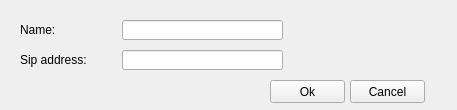
<?xml version="1.0" encoding="UTF-8"?>
<ui version="4.0">
 <class>addUserForm</class>
 <widget class="QWidget" name="addUserForm">
  <property name="geometry">
   <rect>
    <x>0</x>
    <y>0</y>
    <width>457</width>
    <height>110</height>
   </rect>
  </property>
  <property name="windowTitle">
   <string>Add user</string>
  </property>
  <widget class="QPushButton" name="okButton">
   <property name="geometry">
    <rect>
     <x>270</x>
     <y>80</y>
     <width>75</width>
     <height>23</height>
    </rect>
   </property>
   <property name="text">
    <string>Ok</string>
   </property>
  </widget>
  <widget class="QPushButton" name="cancelButton">
   <property name="geometry">
    <rect>
     <x>350</x>
     <y>80</y>
     <width>75</width>
     <height>23</height>
    </rect>
   </property>
   <property name="text">
    <string>Cancel</string>
   </property>
  </widget>
  <widget class="QLineEdit" name="nameEdit">
   <property name="geometry">
    <rect>
     <x>122</x>
     <y>20</y>
     <width>161</width>
     <height>20</height>
    </rect>
   </property>
  </widget>
  <widget class="QLineEdit" name="addressEdit">
   <property name="geometry">
    <rect>
     <x>122</x>
     <y>50</y>
     <width>161</width>
     <height>20</height>
    </rect>
   </property>
  </widget>
  <widget class="QLabel" name="label">
   <property name="geometry">
    <rect>
     <x>20</x>
     <y>20</y>
     <width>46</width>
     <height>20</height>
    </rect>
   </property>
   <property name="text">
    <string>Name:</string>
   </property>
  </widget>
  <widget class="QLabel" name="label_2">
   <property name="geometry">
    <rect>
     <x>20</x>
     <y>50</y>
     <width>71</width>
     <height>20</height>
    </rect>
   </property>
   <property name="text">
    <string>Sip address:</string>
   </property>
  </widget>
 </widget>
 <resources/>
 <connections/>
</ui>
